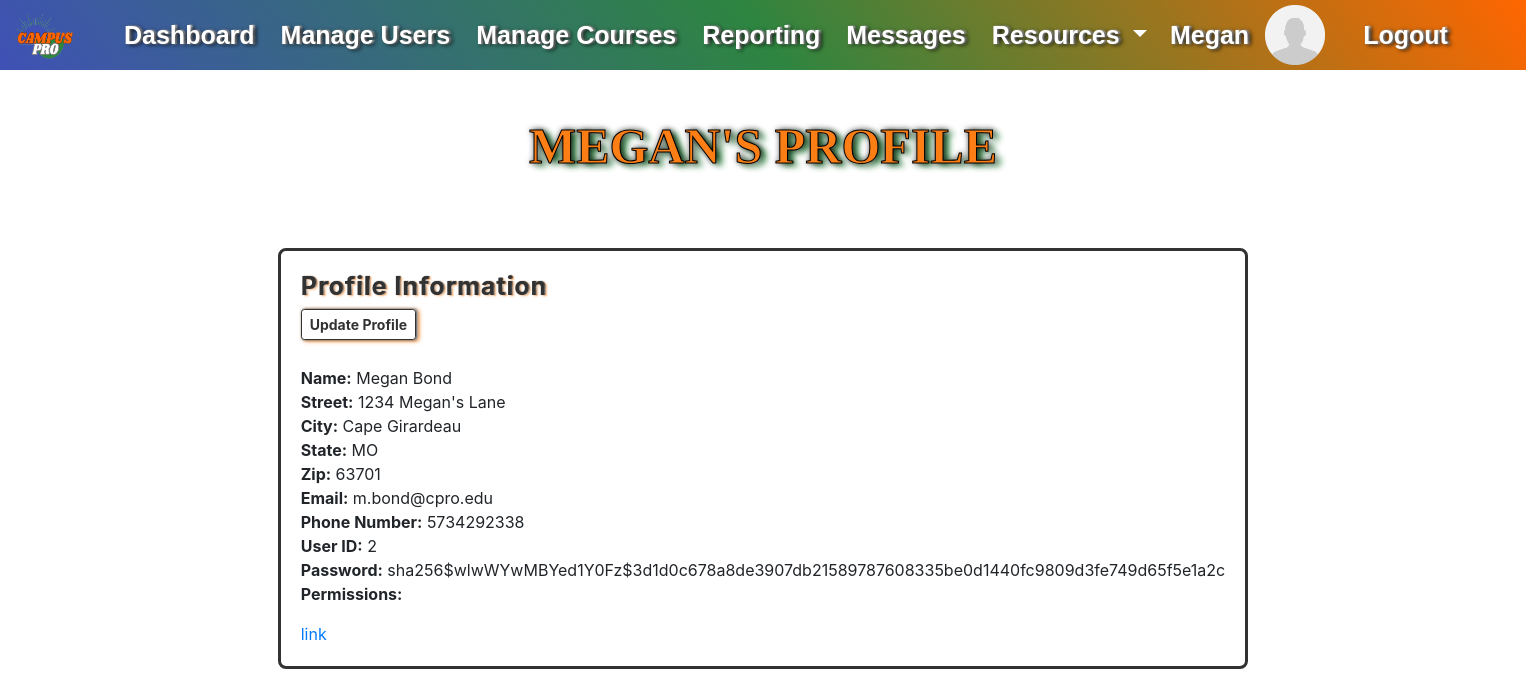
The page /user-profile/ (signed in) on the database as committed earlier.
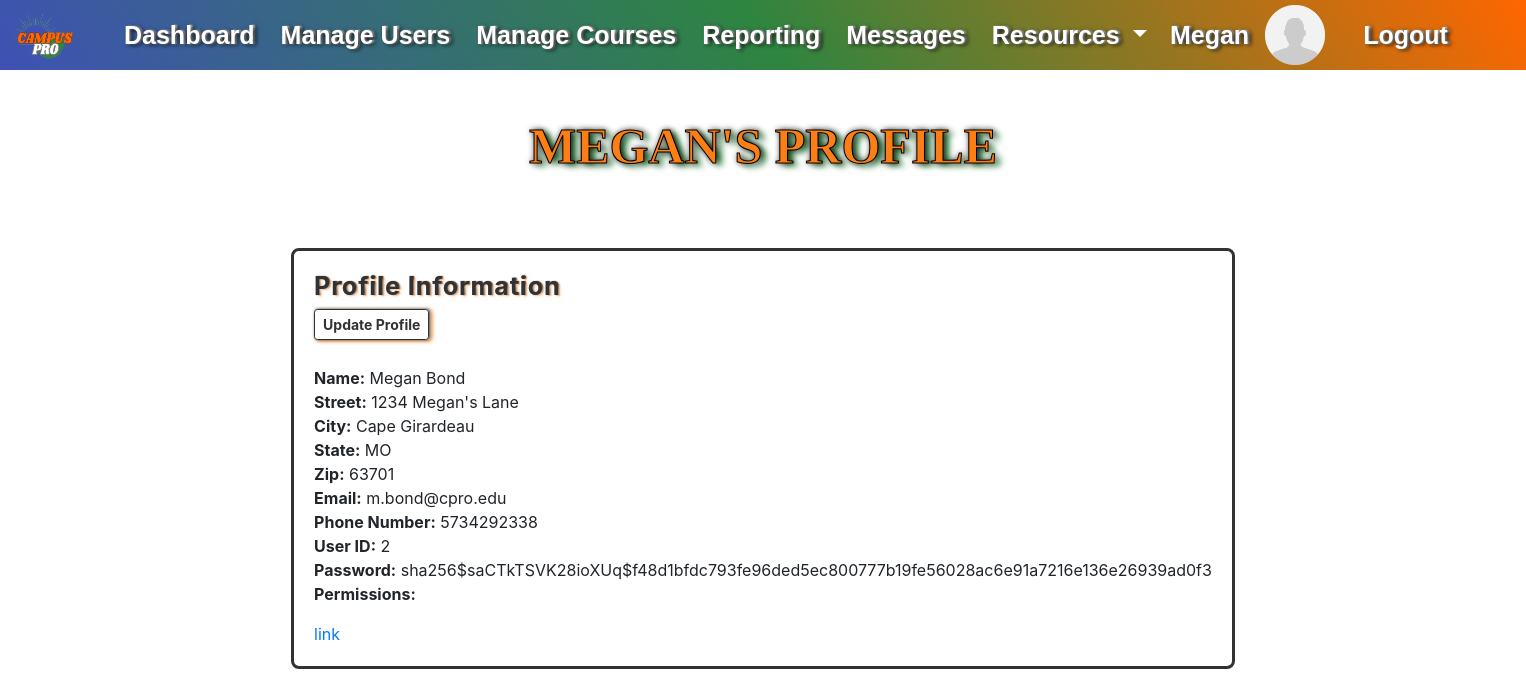
The same page on the database as committed later.
### website/models.py (models this page shows)
class User(db.Model, UserMixin):
    id = db.Column(db.Integer, primary_key=True)
    first_name = db.Column(db.String(50), nullable=False)
    last_name = db.Column(db.String(50), nullable=False)
    address = db.Column(db.String(100), nullable=False)
    city = db.Column(db.String(50), nullable=False)
    zip_code = db.Column(db.Integer, nullable=False)
    state = db.Column(db.String(50))
    email = db.Column(db.String(100), nullable=False, unique=True)
    phone_number = db.Column(db.String(15), nullable=False, unique=True)
    password = db.Column(db.String(20), nullable=False)
    permissions = db.Column(db.Integer, None)
    teacher_section = db.relationship('Course', backref='section_teacher')
    current_courses = db.relationship('Course', secondary=user_course, backref='enrolled_students')  # When a class is added, this field will store the Courses.id

### website/views.py (the view)
@views.route('/user-profile/', methods=['GET', 'POST'])
@login_required
def user_profile():
    return render_template("user_profile.html", current_user=current_user)

### website/templates/user_profile.html (shortened to what this page needs)
{% extends "_template_base.html" %}{% block title %}User Profile{% endblock %}
{%block content%}
<br>
<h1 class="student-title">{{current_user.first_name}}'s Profile</h1>
<div class="container-template">
    <div class="card profile-card" style="border: 3px solid #323232; border-radius: 8px;">
      <div class="card-body">
        <h5 class="profile-card-title">Profile Information</h5>
        <a href="#" class="btn btn-sm" style=" font-weight: bold;">
          Update Profile
        </a>
        <br>
        <strong>Name:</strong>
        {{current_user.first_name}} {{current_user.last_name}}<br>
        <strong>Street:</strong>
        {{current_user.address}}<br>
        <strong>City:</strong>
        {{current_user.city}}<br>
        <strong>State:</strong>
        {{current_user.state}}<br>
        <strong>Zip:</strong>
        {{current_user.zip_code}}<br>
        <strong>Email:</strong>
        {{current_user.email}}<br>
        <strong>Phone Number:</strong>
        {{current_user.phone_number}}<br>
        {% if current_user.permissions == 0 %}
          <strong>User ID:</strong>
          {{current_user.id}}<br>
          <strong>Password:</strong>
          {{current_user.password}}<br>
          <strong>Permissions:</strong><br>
        {% endif %}
        <a href="#" class="card-link">link</a>
      </div>
    </div>
</div>
{% endblock %}

### website/templates/_template_base.html (shortened to what this page needs)
<!DOCTYPE html>
<html>
  <head>
    <link
      rel="stylesheet"
      href="https://stackpath.bootstrapcdn.com/bootstrap/4.4.1/css/bootstrap.min.css"
    />
    <link
      rel="stylesheet"
      href="https://stackpath.bootstrapcdn.com/font-awesome/4.7.0/css/font-awesome.min.css"
    />
    <link rel="stylesheet" type="text/css" href="{{ url_for('static', filename='css/styles.css') }}">
  </head>
  <body>
    <div id="grad">
      <nav class="navbar navbar-expand-lg">
        {% if current_user.is_authenticated %}
          <a class="navbar-brand" href="/">
            <img class="navbar-logo" src="{{ url_for('static', filename='assets/CampusProLogo.png') }}" alt="Navbar Logo">
          </a>
        {% else %}
          <a class="navbar-brand" href="/">
            <img class="navbar-logo" src="{{ url_for('static', filename='assets/CampusProLogo.png') }}" alt="Navbar Logo">
            <img class="header-logo" src="{{ url_for('static', filename='assets/header.png') }}" alt="Header Logo">
          </a>
        {% endif %}
          <div class="container1">
        <div class="collapse navbar-collapse" id="navbar">
            {% if current_user.is_authenticated %}
              {% if current_user.permissions == 0 %}
                <ul class="navbar-nav ml-auto" style="list-style-type: none;">
                  <li class="nav-item active">
                    <a class="nav-link" href="/admin/dash" style="color: #ffffff;">Dashboard <span class="sr-only">(current)</span></a>
                  </li>
                  <li class="nav-item">
                    <a class="nav-link" href="/admin/manage_users" style="color: #ffffff;">Manage Users</a>
                  </li>
                  <li class="nav-item">
                    <a class="nav-link" href="/admin/manage_courses" style="color: #ffffff;">Manage Courses</a>
                  </li>
                  <li class="nav-item">
                    <a class="nav-link" href="#" style="color: #ffffff;">Reporting</a>
                  </li>
                  <li class="nav-item">
                    <a class="nav-link" href="#" style="color: #ffffff;">Messages</a>
                  </li>
                  <li class="nav-item dropdown">
                    <a class="nav-link dropdown-toggle" href="#" style="color: #ffffff;"
                      id="navbarDropdownMenuLink" data-toggle="dropdown" aria-haspopup="true"
                      aria-expanded="false">
                      Resources
                    </a>
                  </li>
                </ul>
                <div class="container2" style="display: flex; justify-content: flex-end;">
                  <ul class="navbar-nav ml-auto" style="list-style-type: none;">
                    <li style="margin-left: 15px; margin-right: 0%;">
                      <a class="navbar navbar-brand" href="/user-profile/" style="color: #ffffff;">{{current_user.first_name}}</a>
                    </li>
                    <li style="margin-left: 0%;">
                      <img class="profile-pic" href="/user-profile/"
                        src="{{ url_for('static', filename='assets/gen_profile_pic.png') }}"
                        alt="Profile Picture">
                    </li>
                    <li class="nav-item">
                      <a class="nav-link" href="/logout" style="color: #ffffff; margin-left: 20px;">Logout</a>
                    </li>
                  </ul>
                </div>
              {% endif %}
            {% endif %}
        </div>
      </div>
    </nav>
  </div>
    <div class="container-template">{% block content %} {% endblock %}</div>
  </body>
</html>

Rows that differ between the two databases and show on the page:
changed User "MEGAN": password "sha256$wlwWYwMBYed1Y0Fz$3d1d0c678a8de3907db21589787608335be0d1440fc9809d3fe749d65f5e1a2c" → "sha256$saCTkTSVK28ioXUq$f48d1bfdc793fe96ded5ec800777b19fe56028ac6e91a7216e136e26939ad0f3"
